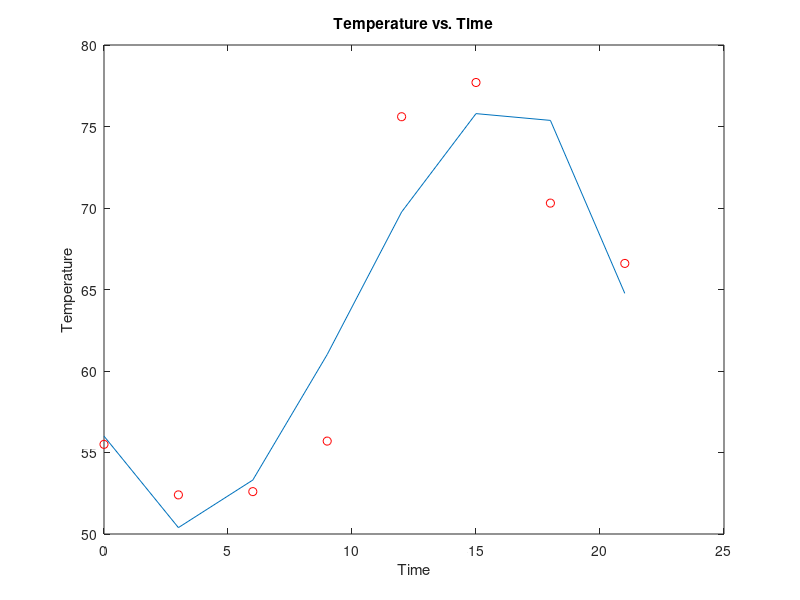

This figure's MATLAB source:
%This script will plot temperature vs time for a set of data
x = 0:3:21;
y = [55.5 52.4 52.6 55.7 75.6 77.7 70.3 66.6];
coefs = polyfit(x,y,3);
curve = polyval(coefs,x);
plot(x,y,'ro',x,curve)
title('Temperature vs. Time')
xlabel('Time')
ylabel('Temperature')